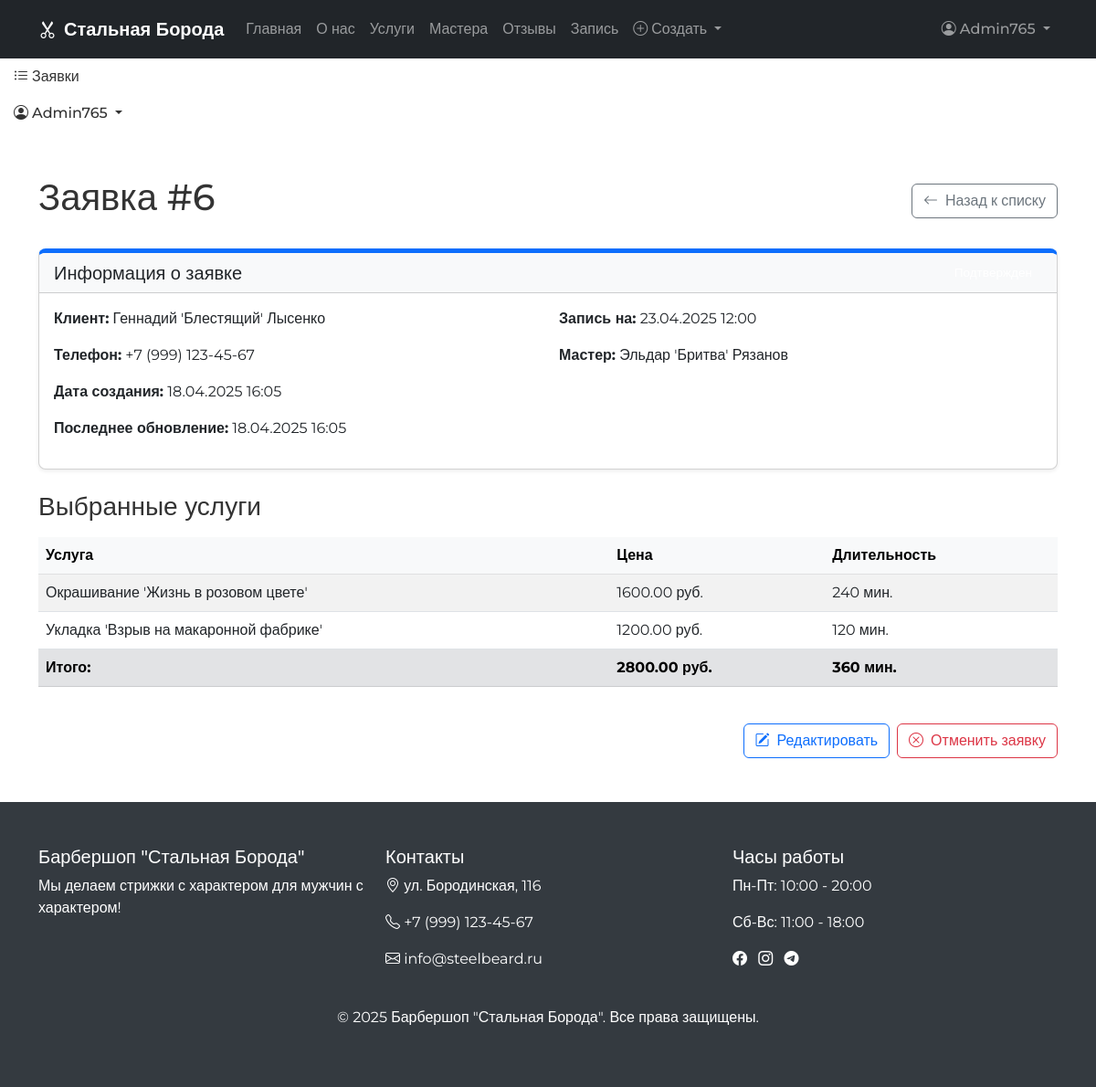
/orders/6/ (signed in), run on an earlier commit of the app's database.
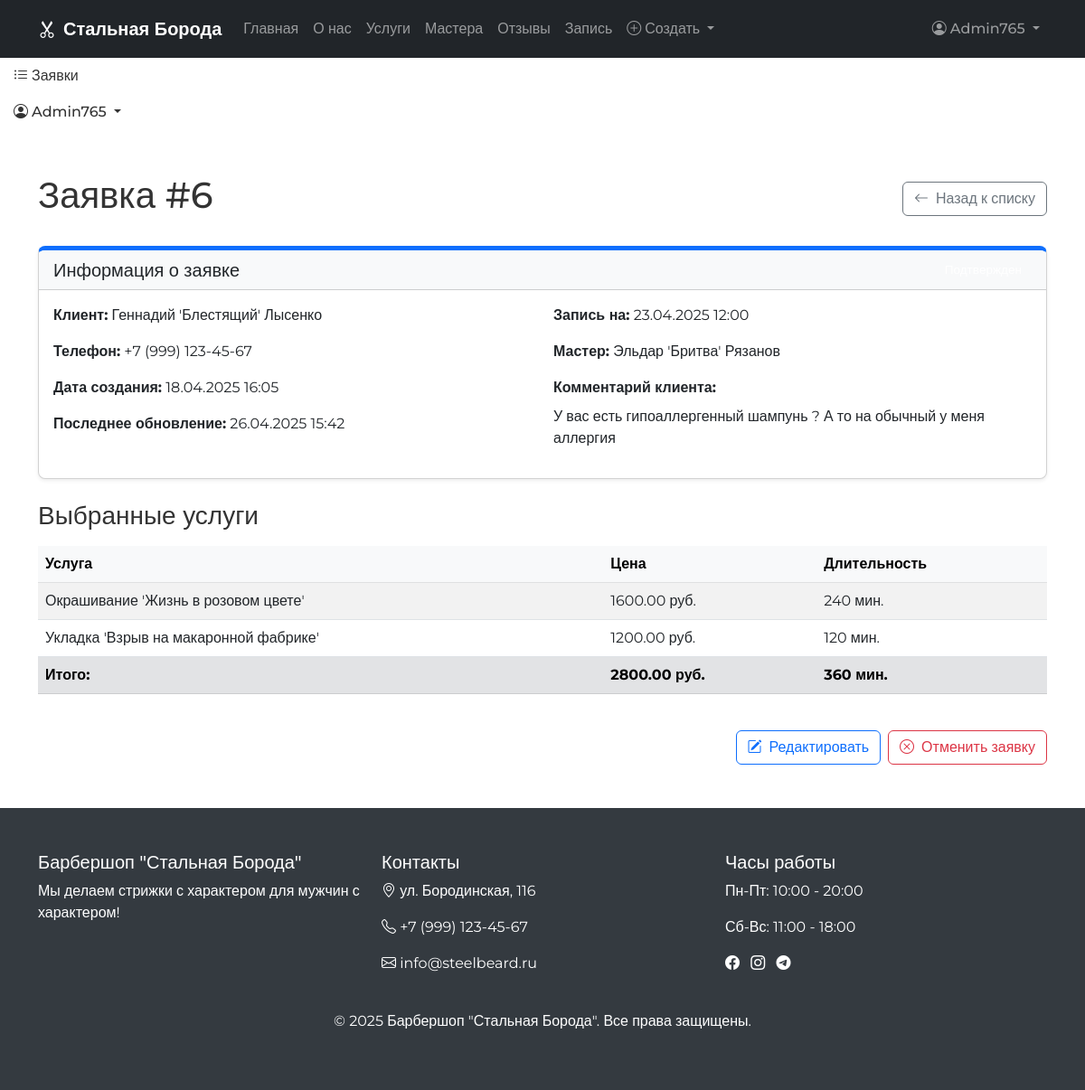
And on a later commit of the database.
### core/models.py (models this page shows, shortened)
class Order(models.Model):
    client_name = models.CharField(max_length=100, verbose_name="Имя клиента")
    phone = models.CharField(max_length=20, verbose_name="Телефон")
    comment = models.TextField(blank=True, verbose_name="Комментарий")
    status = models.CharField(
        max_length=50,
        choices=STATUS_CHOICES,
        default="not_approved",
        verbose_name="Статус",
        db_index=True  # добавляем индекс на поле status
    )
    date_created = models.DateTimeField(auto_now_add=True, verbose_name="Дата создания", db_index=True)  # индекс на дату создания
    date_updated = models.DateTimeField(auto_now=True, verbose_name="Дата обновления")
    master = models.ForeignKey(
        Master,
        on_delete=models.SET_NULL,
        null=True,
        blank=True,
        verbose_name="Мастер"
    )
    services = models.ManyToManyField(Service, related_name="orders", verbose_name="Услуги")
    appointment_date = models.DateTimeField(verbose_name="Дата и время записи")
    class Meta:
        verbose_name = "Заказ"
        verbose_name_plural = "Заказы"
        ordering = ['-date_created']
        indexes = [
            models.Index(fields=['status', 'appointment_date'], name='order_status_appt_idx'),
        ]

class Master(models.Model):
    name = models.CharField(max_length=150, verbose_name="Имя", db_index=True)  # индекс на имя
    photo = models.ImageField(upload_to="masters/", blank=True, verbose_name="Фотография")
    phone = models.CharField(max_length=20, verbose_name="Телефон")
    address = models.CharField(max_length=255, verbose_name="Адрес")
    experience = models.PositiveIntegerField(verbose_name="Стаж работы", help_text="Опыт работы в годах")
    services = models.ManyToManyField(Service, related_name="masters", verbose_name="Услуги")
    is_active = models.BooleanField(default=True, verbose_name="Активен", db_index=True)  # индекс на статус активности
    class Meta:
        verbose_name = "Мастер"
        verbose_name_plural = "Мастера"
        ordering = ['name']
        indexes = [
            models.Index(fields=['experience', 'is_active'], name='master_exp_active_idx'),
        ]

class Service(models.Model):
    name = models.CharField(max_length=200, verbose_name="Название", db_index=True)  # индекс на название
    description = models.TextField(blank=True, verbose_name="Описание")
    price = models.DecimalField(max_digits=10, decimal_places=2, verbose_name="Цена")
    duration = models.PositiveIntegerField(verbose_name="Длительность", help_text="Время выполнения в минутах")
    is_popular = models.BooleanField(default=False, verbose_name="Популярная услуга", db_index=True)  # индекс на популярность
    image = models.ImageField(upload_to="services/", blank=True, verbose_name="Изображение")
    class Meta:
        verbose_name = "Услуга"
        verbose_name_plural = "Услуги"
        ordering = ['name']
        indexes = [
            models.Index(fields=['price', 'is_popular'], name='service_price_popular_idx'),
        ]

### core/views.py (the view)
# urls.py: path('orders/<int:order_id>/', views.order_detail, name='order_detail'),
@login_required
def order_detail(request, order_id):
    order = get_object_or_404(Order, id=order_id)
    context = {
        'order': order
    }
    return render(request, 'core/order_detail.html', context)

### core/context_processors.py (called while the page is built)
def common_context(request):
    context = {
        'masters': Master.objects.filter(is_active=True),
        'services': Service.objects.all(),
    }
    return context

### core/templatetags/order_extras.py (called while the page is built)
@register.filter
def sum_prices(services):
    if not services:
        return Decimal('0.00')
    return sum(service.price for service in services)

@register.filter
def sum_durations(services):
    if not services:
        return 0
    return sum(service.duration for service in services)

### templates/core/order_detail.html (shortened to what this page needs)
{% extends 'base.html' %}
{% load order_extras %}
{% block content %}
<div class="container py-5">
    <div class="d-flex justify-content-between align-items-center mb-4">
        <h1>Заявка #{{ order.id }}</h1>
        <a href="{% url 'orders_list' %}" class="btn btn-outline-secondary">
            <i class="bi bi-arrow-left me-2"></i>Назад к списку
        </a>
    </div>
    <div class="card shadow-sm status-{{ order.status }} mb-4">
        <div class="card-header bg-light d-flex justify-content-between align-items-center">
            <h5 class="card-title mb-0">Информация о заявке</h5>
            <span class="badge status-{{ order.status }}">
            </span>
        </div>
        <div class="card-body">
            <div class="row">
                <div class="col-md-6">
                    <p><strong>Клиент:</strong> {{ order.client_name }}</p>
                    <p><strong>Телефон:</strong> {{ order.phone }}</p>
                    <p><strong>Дата создания:</strong> {{ order.date_created|date:"d.m.Y H:i" }}</p>
                    <p><strong>Последнее обновление:</strong> {{ order.date_updated|date:"d.m.Y H:i" }}</p>
                </div>
                <div class="col-md-6">
                    <p><strong>Запись на:</strong> {{ order.appointment_date|date:"d.m.Y H:i" }}</p>
                    <p><strong>Мастер:</strong>
                        {% if order.master %}
                            {{ order.master.name }}
                        {% else %}
                            <span class="text-muted">Не назначен</span>
                        {% endif %}
                    </p>
                    {% if order.comment %}
                    <div class="mt-3">
                        <strong>Комментарий клиента:</strong>
                        <p class="mt-2">{{ order.comment|linebreaksbr }}</p>
                    </div>
                    {% endif %}
                </div>
            </div>
        </div>
    </div>
    <h3 class="mb-3">Выбранные услуги</h3>
    <div class="table-responsive mb-4">
        <table class="table table-striped">
            <thead class="table-light">
                <tr>
                    <th>Услуга</th>
                    <th>Цена</th>
                    <th>Длительность</th>
                </tr>
            </thead>
            <tbody>
                {% for service in order.services.all %}
                <tr>
                    <td>{{ service.name }}</td>
                    <td>{{ service.price }} руб.</td>
                    <td>{{ service.duration }} мин.</td>
                </tr>
                {% empty %}
                <tr>
                    <td colspan="3" class="text-center">Нет выбранных услуг</td>
                </tr>
                {% endfor %}
            </tbody>
            <tfoot>
                <tr class="table-secondary">
                    <td><strong>Итого:</strong></td>
                    <td><strong>{{ order.services.all|sum_prices }} руб.</strong></td>
                    <td><strong>{{ order.services.all|sum_durations }} мин.</strong></td>
                </tr>
            </tfoot>
        </table>
    </div>
    <div class="d-flex justify-content-end gap-2">
        <a href="#" class="btn btn-outline-primary">
            <i class="bi bi-pencil-square me-2"></i>Редактировать
        </a>
        {% if order.status != 'cancelled' %}
        <a href="#" class="btn btn-outline-danger">
            <i class="bi bi-x-circle me-2"></i>Отменить заявку
        </a>
        {% endif %}
    </div>
</div>
{% endblock %}

What changed in the data, as far as the page shows it:
changed Order "Геннадий 'Блестящий' Лысенко": date_updated "18.04.2025 16:05" → "26.04.2025 15:42"; comment (not shown) → "У вас есть гипоаллергенный шампунь ? А то на обычный у меня аллергия"
Also different on the page:
text now shown: "Комментарий клиента:"
